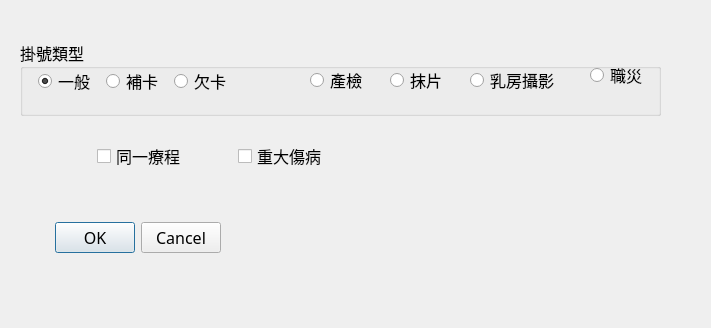
<?xml version="1.0" encoding="UTF-8"?>
<ui version="4.0">
 <class>dlg_tk_ini</class>
 <widget class="QDialog" name="dlg_tk_ini">
  <property name="geometry">
   <rect>
    <x>0</x>
    <y>0</y>
    <width>711</width>
    <height>328</height>
   </rect>
  </property>
  <property name="font">
   <font>
    <family>Microsoft JhengHei</family>
    <pointsize>12</pointsize>
    <weight>9</weight>
    <italic>false</italic>
    <bold>false</bold>
   </font>
  </property>
  <property name="windowTitle">
   <string>掛號</string>
  </property>
  <property name="windowIcon">
   <iconset resource="../res/mycis.qrc">
    <normaloff>:/res/img/receptionist.png</normaloff>:/res/img/receptionist.png</iconset>
  </property>
  <property name="styleSheet">
   <string notr="true">font: 75 12pt &quot;Microsoft JhengHei&quot;;</string>
  </property>
  <widget class="QWidget" name="">
   <property name="geometry">
    <rect>
     <x>45</x>
     <y>140</y>
     <width>334</width>
     <height>32</height>
    </rect>
   </property>
   <layout class="QGridLayout" name="gridLayout">
    <item row="0" column="1">
     <widget class="QCheckBox" name="chk_same">
      <property name="font">
       <font>
        <family>Microsoft JhengHei</family>
        <pointsize>12</pointsize>
        <weight>9</weight>
        <italic>false</italic>
        <bold>false</bold>
       </font>
      </property>
      <property name="layoutDirection">
       <enum>Qt::LeftToRight</enum>
      </property>
      <property name="text">
       <string>同一療程</string>
      </property>
      <property name="checked">
       <bool>false</bool>
      </property>
     </widget>
    </item>
    <item row="0" column="0">
     <spacer name="horizontalSpacer">
      <property name="orientation">
       <enum>Qt::Horizontal</enum>
      </property>
      <property name="sizeHint" stdset="0">
       <size>
        <width>40</width>
        <height>20</height>
       </size>
      </property>
     </spacer>
    </item>
    <item row="0" column="5">
     <spacer name="horizontalSpacer_3">
      <property name="orientation">
       <enum>Qt::Horizontal</enum>
      </property>
      <property name="sizeHint" stdset="0">
       <size>
        <width>40</width>
        <height>20</height>
       </size>
      </property>
     </spacer>
    </item>
    <item row="0" column="2">
     <spacer name="horizontalSpacer_2">
      <property name="orientation">
       <enum>Qt::Horizontal</enum>
      </property>
      <property name="sizeHint" stdset="0">
       <size>
        <width>40</width>
        <height>20</height>
       </size>
      </property>
     </spacer>
    </item>
    <item row="0" column="3">
     <widget class="QCheckBox" name="chk_critical">
      <property name="font">
       <font>
        <family>Microsoft JhengHei</family>
        <pointsize>12</pointsize>
        <weight>9</weight>
        <italic>false</italic>
        <bold>false</bold>
       </font>
      </property>
      <property name="text">
       <string>重大傷病</string>
      </property>
     </widget>
    </item>
   </layout>
  </widget>
  <widget class="QDialogButtonBox" name="buttonBox">
   <property name="geometry">
    <rect>
     <x>45</x>
     <y>220</y>
     <width>176</width>
     <height>35</height>
    </rect>
   </property>
   <property name="font">
    <font>
     <family>Microsoft JhengHei</family>
     <pointsize>12</pointsize>
     <weight>9</weight>
     <italic>false</italic>
     <bold>false</bold>
    </font>
   </property>
   <property name="styleSheet">
    <string notr="true"/>
   </property>
   <property name="orientation">
    <enum>Qt::Horizontal</enum>
   </property>
   <property name="standardButtons">
    <set>QDialogButtonBox::Cancel|QDialogButtonBox::Ok</set>
   </property>
  </widget>
  <widget class="QGroupBox" name="groupBox">
   <property name="geometry">
    <rect>
     <x>20</x>
     <y>40</y>
     <width>641</width>
     <height>76</height>
    </rect>
   </property>
   <property name="font">
    <font>
     <family>Microsoft JhengHei</family>
     <pointsize>12</pointsize>
     <weight>9</weight>
     <italic>false</italic>
     <bold>false</bold>
    </font>
   </property>
   <property name="title">
    <string>掛號類型</string>
   </property>
   <widget class="QRadioButton" name="rbn_pap">
    <property name="geometry">
     <rect>
      <x>370</x>
      <y>25</y>
      <width>128</width>
      <height>30</height>
     </rect>
    </property>
    <property name="font">
     <font>
      <family>Microsoft JhengHei</family>
      <pointsize>12</pointsize>
      <weight>9</weight>
      <italic>false</italic>
      <bold>false</bold>
     </font>
    </property>
    <property name="text">
     <string>抹片</string>
    </property>
   </widget>
   <widget class="QRadioButton" name="rbn_breast">
    <property name="geometry">
     <rect>
      <x>450</x>
      <y>25</y>
      <width>128</width>
      <height>30</height>
     </rect>
    </property>
    <property name="font">
     <font>
      <family>Microsoft JhengHei</family>
      <pointsize>12</pointsize>
      <weight>9</weight>
      <italic>false</italic>
      <bold>false</bold>
     </font>
    </property>
    <property name="text">
     <string>乳房攝影</string>
    </property>
   </widget>
   <widget class="QRadioButton" name="rbn_normal">
    <property name="geometry">
     <rect>
      <x>18</x>
      <y>26</y>
      <width>62</width>
      <height>30</height>
     </rect>
    </property>
    <property name="font">
     <font>
      <family>Microsoft JhengHei</family>
      <pointsize>12</pointsize>
      <weight>9</weight>
      <italic>false</italic>
      <bold>false</bold>
     </font>
    </property>
    <property name="text">
     <string>一般</string>
    </property>
    <property name="checked">
     <bool>true</bool>
    </property>
   </widget>
   <widget class="QRadioButton" name="rbn_voc">
    <property name="geometry">
     <rect>
      <x>570</x>
      <y>20</y>
      <width>62</width>
      <height>30</height>
     </rect>
    </property>
    <property name="font">
     <font>
      <family>Microsoft JhengHei</family>
      <pointsize>12</pointsize>
      <weight>9</weight>
      <italic>false</italic>
      <bold>false</bold>
     </font>
    </property>
    <property name="text">
     <string>職災</string>
    </property>
   </widget>
   <widget class="QRadioButton" name="rbn_amend">
    <property name="geometry">
     <rect>
      <x>86</x>
      <y>26</y>
      <width>62</width>
      <height>30</height>
     </rect>
    </property>
    <property name="font">
     <font>
      <family>Microsoft JhengHei</family>
      <pointsize>12</pointsize>
      <weight>9</weight>
      <italic>false</italic>
      <bold>false</bold>
     </font>
    </property>
    <property name="text">
     <string>補卡</string>
    </property>
   </widget>
   <widget class="QRadioButton" name="rbn_debt">
    <property name="geometry">
     <rect>
      <x>154</x>
      <y>26</y>
      <width>62</width>
      <height>30</height>
     </rect>
    </property>
    <property name="font">
     <font>
      <family>Microsoft JhengHei</family>
      <pointsize>12</pointsize>
      <weight>9</weight>
      <italic>false</italic>
      <bold>false</bold>
     </font>
    </property>
    <property name="text">
     <string>欠卡</string>
    </property>
   </widget>
   <widget class="QRadioButton" name="rbn_prenatal">
    <property name="geometry">
     <rect>
      <x>290</x>
      <y>25</y>
      <width>62</width>
      <height>30</height>
     </rect>
    </property>
    <property name="font">
     <font>
      <family>Microsoft JhengHei</family>
      <pointsize>12</pointsize>
      <weight>9</weight>
      <italic>false</italic>
      <bold>false</bold>
     </font>
    </property>
    <property name="text">
     <string>產檢</string>
    </property>
   </widget>
  </widget>
 </widget>
 <layoutdefault spacing="5" margin="5"/>
 <tabstops>
  <tabstop>rbn_normal</tabstop>
  <tabstop>rbn_amend</tabstop>
  <tabstop>rbn_debt</tabstop>
  <tabstop>chk_same</tabstop>
  <tabstop>buttonBox</tabstop>
 </tabstops>
 <resources>
  <include location="../res/mycis.qrc"/>
 </resources>
 <connections>
  <connection>
   <sender>buttonBox</sender>
   <signal>accepted()</signal>
   <receiver>dlg_tk_ini</receiver>
   <slot>accept()</slot>
   <hints>
    <hint type="sourcelabel">
     <x>420</x>
     <y>174</y>
    </hint>
    <hint type="destinationlabel">
     <x>157</x>
     <y>187</y>
    </hint>
   </hints>
  </connection>
  <connection>
   <sender>buttonBox</sender>
   <signal>rejected()</signal>
   <receiver>dlg_tk_ini</receiver>
   <slot>reject()</slot>
   <hints>
    <hint type="sourcelabel">
     <x>420</x>
     <y>174</y>
    </hint>
    <hint type="destinationlabel">
     <x>286</x>
     <y>187</y>
    </hint>
   </hints>
  </connection>
 </connections>
 <designerdata>
  <property name="gridDeltaX">
   <number>5</number>
  </property>
  <property name="gridDeltaY">
   <number>5</number>
  </property>
  <property name="gridSnapX">
   <bool>true</bool>
  </property>
  <property name="gridSnapY">
   <bool>true</bool>
  </property>
  <property name="gridVisible">
   <bool>true</bool>
  </property>
 </designerdata>
</ui>
